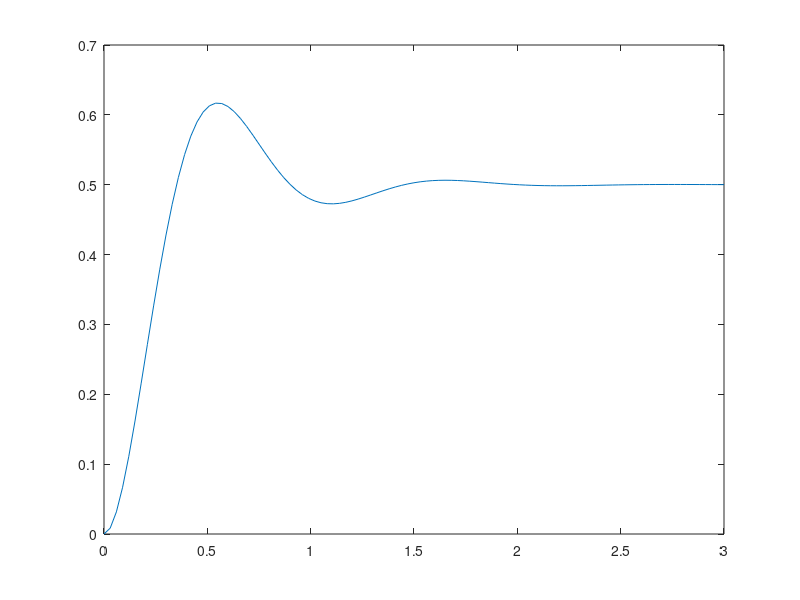

This figure's MATLAB source:
clear; clc; close all;

%givens:
Kg = 33.3; %    total gear ratio
Km = 0.0401; %   Motor Constant (V/(rad/sec) or Nm/amp)
J = 0.0005 + (0.2 * (0.2794.^2)) + 0.0015; %    Total Inertia (J = Jhub + J_load + J_extra) (Kgm^2)
Rm = 19.2; %    Armature Resistance (Ohms)
K1 = 10; %  --gains with changable test values
K3 = 0;
rad = 0.5; % 

% numerator and denomenator assigning
n1 = K1*Kg*Km / (J*Rm); %numerator
d2 = 1; %denominator ^2
d1 = ((Kg.^2)*(Km.^2) / (J*Rm))  +  (K3*Kg*Km / (J*Rm)); % denominator ^1
d0 = K1*Kg*Km / (J*Rm); %denominator ^0


%closed loop system
num = n1;
den = [d2 d1 d0];
sysTF = tf(num, den);


%Step response
[x,t] = step(sysTF*rad);

figure()
plot(t,x)

%add natural damping
B = 0;

%todo matlab code:
%   determine gains to meet performance objectives
%   modify gains(if necessary) to meet objectives
%   add in natural damping (B = ?) and compare
